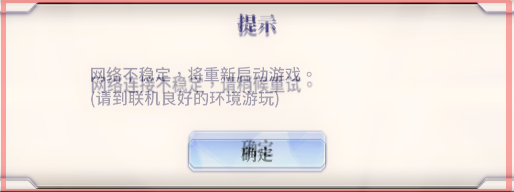
#> input picture templates/network_popup.png, 514 x 192 px
$ python _extract_network_templates.py --image templates/network_popup.png
#> lines starting #> are read from the running program, lines starting #| are printed output that depends on the picture; after the words box and inside, x2 and y2 are one past the last pixel; in counts of white or black regions, pixels touching at a corner belong together
"""
Template extraction utility for NetworkErrorHandler.

Allows interactively cropping the network popup and confirm button
from a game screenshot to create template images.

Usage:
  python _extract_network_templates.py --image PATH_TO_SCREENSHOT

The script opens the screenshot in a window. Draw rectangles to select:
  1. First rectangle: the full popup dialog → saved as templates/network_popup.png
  2. Second rectangle: the "确定" button     → saved as templates/network_confirm_button.png

After drawing each rectangle:
  - Press 's' to save the selection as a template
  - Press 'c' to cancel and redraw
  - Press 'q' to quit
  - Press 'h' for help
"""

import sys
import argparse
from pathlib import Path

import cv2
import numpy as np


# Default output paths
POPUP_TEMPLATE_PATH = "templates/network_popup.png"
BUTTON_TEMPLATE_PATH = "templates/network_confirm_button.png"


class TemplateExtractor:
    """Interactive template extractor using OpenCV window."""

    def __init__(self, image_path: str):
        self.image_path = image_path
        self.image = self._load_image(image_path)
        if self.image is None:
            sys.exit(1)

        self.display = self.image.copy()
        self.drawing = False
        self.ix, self.iy = -1, -1
        self.fx, self.fy = -1, -1
        self.selections = []
        self.current_selection = None
        self.step = 0  # 0: select popup, 1: select button
        self.popup_template = None
        self.button_template = None

        self.window_name = "Template Extractor - Network Error Handler"

    def _load_image(self, path: str) -> np.ndarray:
#> called with path = 'templates/network_popup.png'
        p = Path(path)
        if not p.exists():
            print(f"[ERROR] File not found: {path}")
            return None
        try:
            data = np.fromfile(str(p), dtype=np.uint8)
            img = cv2.imdecode(data, cv2.IMREAD_COLOR)
#> img is the input picture: shape (192, 514, 3); mean B, G, R 223.4, 227.8, 237.8
            if img is None:
                print(f"[ERROR] Failed to decode: {path}")
                return None
            print(f"✓ Loaded: {path} ({img.shape[1]}x{img.shape[0]})")
#| ✓ Loaded: templates/network_popup.png (514x192)
            return img
        except Exception as e:
            print(f"[ERROR] {e}")
            return None

    # [38 lines left out: function _draw_callback, not called in this run]

    def _draw_instructions(self):
        """Draw instruction overlay on the image."""
        overlay = self.display.copy()
        h, w = overlay.shape[:2]
#> h = 192; w = 514

        # Semi-transparent instruction panel at top
        panel_h = 90
        cv2.rectangle(overlay, (0, 0), (w, panel_h), (0, 0, 0), -1)
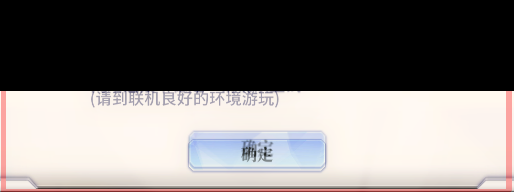
#> overlay: shape (192, 514, 3); mean B, G, R 117.7, 119.4, 124.1
        cv2.addWeighted(overlay, 0.6, self.display, 0.4, 0, self.display)
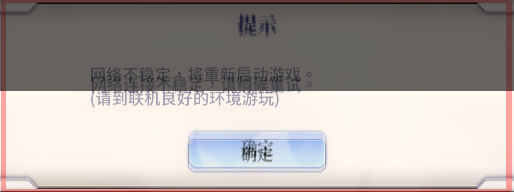
#> self.display: shape (192, 514, 3); mean B, G, R 160, 162.8, 169.6

        instructions = [
            f"Step {self.step + 1}/2: {'Select the FULL POPUP dialog' if self.step == 0 else 'Select the CONFIRM (确定) button'}",
            "  Drag a rectangle with left mouse button",
            "  's' = save selection  |  'c' = cancel  |  'h' = help  |  'q' = quit",
        ]

        for i, line in enumerate(instructions):
            cv2.putText(self.display, line, (10, 25 + i * 22),
                        cv2.FONT_HERSHEY_SIMPLEX, 0.55, (255, 255, 255), 1)
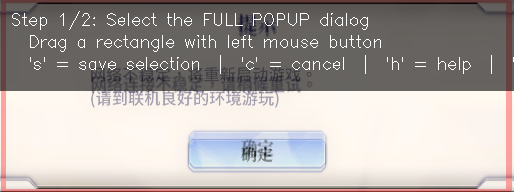
#> self.display: shape (192, 514, 3); 2.17% of pixels changed, all inside (x1, y1, x2, y2) = (12, 11, 514, 74)

        cv2.imshow(self.window_name, self.display)

    # [57 lines left out: functions _save_current, _cancel_current, not called in this run]

    def run(self):
        """Run the interactive extraction loop."""
        cv2.namedWindow(self.window_name, cv2.WINDOW_NORMAL)
        cv2.setMouseCallback(self.window_name, self._draw_callback)

        print("\n" + "=" * 60)
        print("Template Extractor for NetworkErrorHandler")
        print("=" * 60)
        print(f"\nImage: {self.image_path}")
        print(f"Step 1: Draw rectangle around the FULL POPUP dialog")
        print(f"Step 2: Draw rectangle around the '确定' (confirm) button")
        print(f"\nControls:")
        print(f"  's' = save current selection as template")
        print(f"  'c' = cancel current selection")
        print(f"  'h' = show help")
        print(f"  'q' = quit\n")

        while True:
            self._draw_instructions()
            key = cv2.waitKey(20) & 0xFF
#> (key q is pressed here)

            if key == ord('s'):
                self._save_current()
                if self.step > 1:
                    break
            elif key == ord('c'):
                self._cancel_current()
            elif key == ord('h'):
                print("\n--- Help ---")
                print("1. Click and drag to draw a rectangle")
                print("2. Press 's' to save the selected region as template")
                print("3. First save = popup template, Second save = button template")
                print("4. Press 'q' to quit at any time")
                print("-------------\n")
            elif key == ord('q'):
                print("Quit. No templates saved.")
                break

        cv2.destroyAllWindows()


def main():
    parser = argparse.ArgumentParser(
        description="Extract network error popup templates from a screenshot"
    )
    parser.add_argument(
        "--image", type=str, required=True,
        help="Path to the game screenshot showing the network error popup"
    )
    args = parser.parse_args()

    extractor = TemplateExtractor(args.image)
    extractor.run()


if __name__ == "__main__":
    main()

$ run again, with templates/alchemy_page_indicator.png copied over templates/network_popup.png
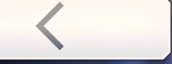
#> input picture templates/alchemy_page_indicator.png, 172 x 64 px
#> in _load_image, img is the input picture: shape (64, 172, 3); mean B, G, R 222.5, 224.3, 228.9
#| ✓ Loaded: templates/network_popup.png (172x64)
#> overlay: shape (64, 172, 3); every value is 0
#> in _draw_instructions, `cv2.addWeighted(overlay, 0.6, self.display, 0.4, 0, self.display)`:
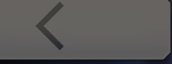
#> self.display: shape (64, 172, 3); mean B, G, R 89, 89.8, 91.5
#> after the loop in _draw_instructions, `for i, line in enumerate(instructions):`:
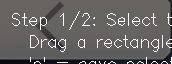
#> self.display: shape (64, 172, 3); 6.54% of pixels changed, all inside (x1, y1, x2, y2) = (12, 11, 172, 64)

$ run again, with templates/checkin_title.png copied over templates/network_popup.png
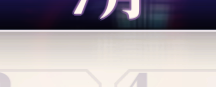
#> input picture templates/checkin_title.png, 216 x 87 px
#> in _load_image, img is the input picture: shape (87, 216, 3); mean B, G, R 163.1, 157.6, 164.5
#| ✓ Loaded: templates/network_popup.png (216x87)
#> overlay: shape (87, 216, 3); every value is 0
#> in _draw_instructions, `cv2.addWeighted(overlay, 0.6, self.display, 0.4, 0, self.display)`:
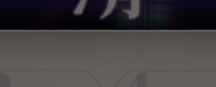
#> self.display: shape (87, 216, 3); mean B, G, R 65.2, 63, 65.8
#> after the loop in _draw_instructions, `for i, line in enumerate(instructions):`:
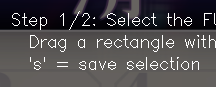
#> self.display: shape (87, 216, 3); 5.91% of pixels changed, all inside (x1, y1, x2, y2) = (12, 11, 216, 70)
